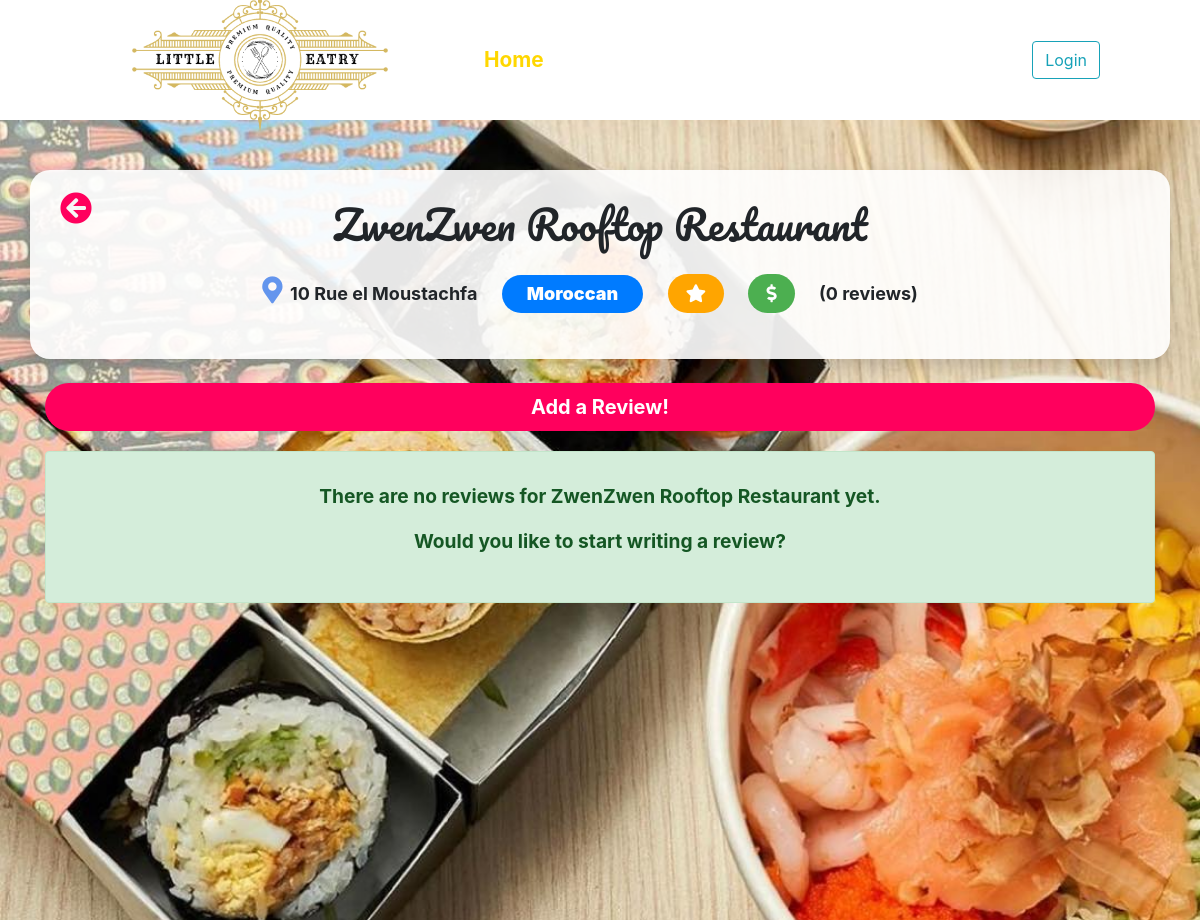
Screenshot of /inde/resto/1/ with the database file from the repository.
### reviewapp/models.py (models this page shows, shortened)
class Restaurant(models.Model):
    category=models.ForeignKey(Category,on_delete=models.CASCADE)
    restaurant_text= models.CharField(max_length=100)
    restaurant_address= models.CharField(max_length=100)
    def review_amount(self):
        return self.review_set.count()
    def rating(self):
        if self.review_amount() is 0:
            return 0
        ratings = [r.review_rate for r in self.review_set.all()]
        avg_rate = round(statistics.mean(ratings))
        avg_rate = 1 if avg_rate is 0 else avg_rate
        return avg_rate
    def pricing(self):
        if self.review_amount() is 0:
            return 0
        prices = [r.review_price for r in self.review_set.all()]
        avg_price = round(statistics.mean(prices))
        avg_price = 1 if avg_price is 0 else avg_price
        return avg_price

class Category(models.Model):
    category_text = models.CharField(max_length=50)

### reviewapp/views.py (the view)
# urls.py: path('resto/<int:restaurant_id>/', views.details, name='details'),
def details(request, restaurant_id):
    restaurant = Restaurant.objects.filter(pk=restaurant_id).first()
    user_liked_reviews = []
    if request.user.is_authenticated:
        user_liked_reviews = get_liked_reviews_by_user_and_restaurant(request.user, restaurant)
    context = {
        'restaurant': restaurant,
        'user': request.user,
        'user_liked_reviews': user_liked_reviews
    }
    return render(request, 'reviewapp/details.html', context)

### reviewapp/templates/reviewapp/details.html (shortened to what this page needs)
{% extends 'reviewapp/base.html' %}
{% block content %}
{% load static %}
<div id="outer"
style="width:100%; min-height: 100vh; background:url('/static/reviewapp/images/{{ restaurant.pk }}.jpg') no-repeat fixed center; background-size: cover;">
    <div class="content-container container">
        <div class="row">
            <div id="restaurant-summary" class="col card border-0 shadow mb-4">
                <div class="card-body">
                    <a href="{% url 'reviewapp:home'%}" class="back-button">
                        <i class="fas fa-arrow-circle-left"></i>
                    </a>
                    <h1>{{restaurant.restaurant_text}}</h1>
                    <label class="review-liner">
                        <span style="font-size: 1.5em;">
                            <i class="fas fa-map-marker-alt" style="color:cornflowerblue;" ></i>
                        </span>
                        <strong>{{ restaurant.restaurant_address }}</strong>
                    </label>
                    <label class="review-liner">
                        <p><span class="badge badge-pill badge-primary category"><strong>{{ restaurant.category.category_text }}</strong></span></p>
                    </label>
                    <label class="review-liner">
                        <div class="rate">
                            {% for i in restaurant.rating|rjust:restaurant.rating %}
                            <i class="fas fa-star"/></i>
                            {% endfor %}
                        </div>
                    </label>
                    <label class="review-liner">
                        <div class="price">
                            {% for i in restaurant.pricing|rjust:restaurant.pricing %}
                            <i class="fas fa-dollar-sign"></i>
                            {% endfor %}
                        </div>
                    </label>
                    <label class="review-liner">
                        <strong>({{ restaurant.review_set.count }} reviews)</strong>
                    </label>
                </div>
            </div>
        </div>
        <a href="{% url 'reviewapp:add' restaurant.id %}" id="add-review" class="btn btn-lg btn-block">
            <strong>Add a Review!</strong>
        </a>
        {% if restaurant.review_set.all %}
            {% for review in restaurant.review_set.all|dictsortreversed:"pk" %}
                <div class="row">
                    <div class="col card" style="margin: 10px">
                        <div class="card-body">
                            <div class="user-bar">
                                <span class="user-icon"><i class="fas fa-user-circle"></i></span>
                                <div class="user-icon-side review-meta-data">
                                    <span><strong>{{review.review_user}}</strong></span><br>
                                    <span class="date">Reviewed on {{ review.review_date }}</span>
                                </div>
                            </div>
                            <label class="review-liner-small review-icon">
                                {% for i in review.review_rate|rjust:review.review_rate %}
                                <i class="fas fa-star rate-small"/></i>
                                {% endfor %}
                            </label>
                            <label id="price" class="review-liner-small review-icon">
                                {% for i in review.review_price|rjust:review.review_price %}
                                <i class="fas fa-dollar-sign price-small"/></i>
                                {% endfor %}
                            </label>
                            <h3>{{ review.review_title }}</h3>
                            {{review.review_description}}
                            <div id="rl{{ review.id }}" class="row">
                                <div class="col-1">
                                    {% if review.id in user_liked_reviews %}
                                        <span class="badge badge-primary">Liked! </span>
                                    {% else %}
                                    <form action="#" method="post" onsubmit="addLike(this); return false;">
                                        {% csrf_token %}
                                        <input type="submit" value="Like" class="btn btn-outline-primary btn-sm" style="height:20px;line-height: 0px;"></input>
                                        <input type="hidden" name="review_id" value="{{ review.id }}" />
                                    </form>
                                    {% endif %}
                                </div>
                                <div class="col-1">
                                    <span class="badge badge-danger">
                                        <span class="likes-count" style="padding-right:10px;">{{review.like_set.count}}</span>
                                        <i class="fas fa-thumbs-up"></i>
                                    </span>
                                </div>
                            </div>
                            <hr>
                            <div>
                                <div class="row row-comment-reply">
                                    <span class="user-icon-small col"><i class="fas fa-user-circle"></i></span>
                                    <form action="#" method="post" class="col-11 comment_form" onsubmit="addComment(this); return false;">
                                        {% csrf_token %}
                                        <input type="text" class="form-control new-comment-reply" name="comment_description" placeholder="Write your comment for this review...">
                                        <input type="hidden" name="review_id" value="{{ review.id }}" />
                                    </form>
                                </div>
                                <div id="rc{{ review.id }}">
                                    {% for comment in review.comment_set.all|dictsortreversed:"pk" %}
                                        <div>
                                            <div class="row row-comment-reply">
                                                <span class="user-icon-small col"><i class="fas fa-user-circle"></i></span>
                                                <div class="col-11">
                                                    <div class="comment-reply-content">
                                                        <span class="comment-reply-username">{{comment.comment_user}}</span>
                                                        <span class="comment-reply-description">{{comment.comment_description}}</span>
                                                    </div>
                                                </div>
                                            </div>
                                            <div id="cc{{ comment.id }}" class="replies-with-comment-options">
                                                <div class="comment-options">
                                                    <a href="#" onclick="createAddReply({{ comment.id }}, this); return false;">Reply</a>
                                                </div>
                                            </div>
                                            <div id="c{{ comment.id }}" class="replies">
                                                {% for reply in comment.reply_set.all|dictsortreversed:"pk" %}
                                                    <div class="row row-comment-reply">
                                                        <span class="user-icon-small col"><i class="fas fa-user-circle"></i></span>
                                                        <div class="col-11">
                                                            <div class="comment-reply-content">
                                                                <span class="comment-reply-username">{{reply.reply_user}}</span>
                                                                <span class="comment-reply-description">{{reply.reply_description}}</span>
                                                            </div>
                                                        </div>
                                                    </div>
                                                {% endfor %}
                                            </div>
                                        </div>
                                    {% endfor %}
                                </div>
                            </div>
                        </div>
                    </div>
                </div>
            {% endfor %}
        {% else %}
            <div id="no-reviews-yet-message" class="alert alert-success" role="alert">
                <p>There are no reviews for {{ restaurant.restaurant_text }} yet.</p>
                <p>Would you like to start writing a review?</p>
            </div>
        {% endif %}
    </div>
</div>
{% load static %}
<link rel="stylesheet" type="text/css" href="{% static 'reviewapp/style/restaurantdetails.css' %}" />
{% load static %}
{% endblock %}

### reviewapp/static/reviewapp/style/style.css (style rules this page uses)
body { background-color: black; min-height: 100%; }
.content-container { padding: 50px 0px; }
.back-button { position: absolute; top: 15px; left: 30px; font-size:2em; color:rgb(255,0,93); }

### reviewapp/static/reviewapp/style/restaurantdetails.css (style rules this page uses)
.price { background-color: #4CAF50; color: white; border-radius: 50px; padding: 6px 18px; text-align: center; }
.rate { background-color: orange; color:white; border-radius: 50px; padding: 6px 18px; text-align: center; }
.review-liner { margin: 15px 20px 0px 0px; font-size: 18px; }
#restaurant-summary { padding: 10px; background: rgba(255,255,255, 0.9); text-align: center; }
h1 { font-family: Pacifico, sans-serif; }
.card { border-radius: 20px; }
#add-review { background: rgba(255,0,93, 1); color: #ffffff; border-radius: 50px; }
#no-reviews-yet-message { margin-top:20px; text-align: center; font-weight:bold; font-size: 1.2em; padding:30px; }
.category { font-size: 1em; padding: 10px 25px; }

### rows the page displays
Restaurant: restaurant_text "ZwenZwen Rooftop Restaurant", restaurant_address "10 Rue el Moustachfa", category.category_text "Moroccan", review_set.count "0"
